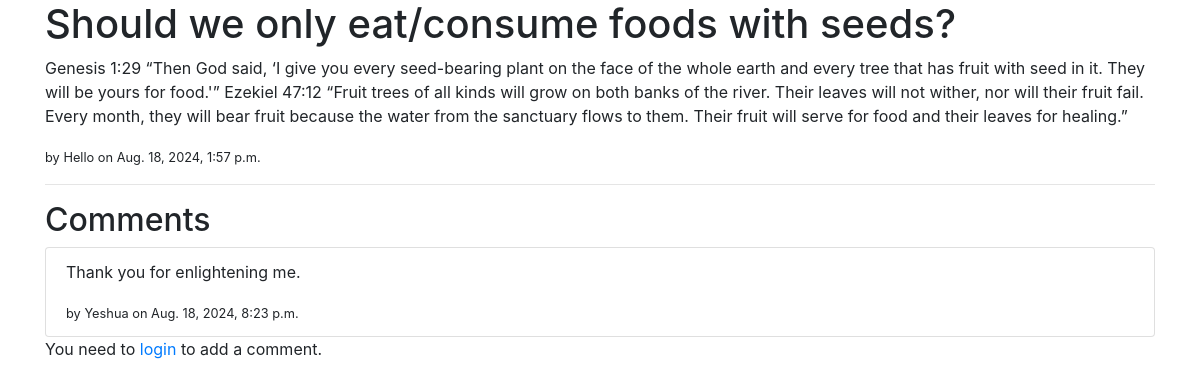
The app's page /article/4/ with its own data.
### blog/models.py (models this page shows, shortened)
class Article(models.Model):
    title = models.CharField(max_length=200)
    content = models.TextField()
    author = models.ForeignKey(User, on_delete=models.CASCADE)
    image = models.ImageField(upload_to='article_images/', null=True, blank=True)  # Added ImageField
    likes = models.ManyToManyField(User, related_name='liked_articles', blank=True)
    created_at = models.DateTimeField(auto_now_add=True)
    updated_at = models.DateTimeField(auto_now=True)

class Comment(models.Model):
    article = models.ForeignKey(Article, related_name='comments', on_delete=models.CASCADE)
    author = models.ForeignKey(User, on_delete=models.CASCADE)
    content = models.TextField()
    created_at = models.DateTimeField(auto_now_add=True)

### blog/views.py (the view)
# urls.py: path('article/<int:pk>/', views.article_detail, name='article_detail'),
def article_detail(request, pk):
    article = get_object_or_404(Article, pk=pk)
    comments = article.comments.all()
    if request.method == 'POST':
        form = CommentForm(request.POST)
        if form.is_valid():
            comment = form.save(commit=False)
            comment.article = article
            comment.author = request.user
            comment.save()
            messages.success(request, "Comment added successfully.")
            return redirect('article_detail', pk=pk)
    else:
        form = CommentForm()
    return render(request, 'blog/article_detail.html', {
        'article': article,
        'comments': comments,
        'form': form
    })

### blog/blog/templates/blog/article_detail.html (shortened to what this page needs)
{% extends 'base.html' %}
{% block content %}
<h1>{{ article.title }}</h1>
<p>{{ article.content }}</p>
<p><small>by {{ article.author }} on {{ article.created_at }}</small></p>
<hr>
<h2>Comments</h2>
<div class="list-group">
    {% for comment in comments %}
        <div class="list-group-item">
            <p>{{ comment.content }}</p>
            <small>by {{ comment.author }} on {{ comment.created_at }}</small>
        </div>
    {% endfor %}
</div>
{% if user.is_authenticated %}
    <form action="" method="post">
        {% csrf_token %}
        {{ form.as_p }}
        <button type="submit" class="btn btn-primary">Add Comment</button>
    </form>
{% else %}
    <p>You need to <a href="{% url 'login' %}">login</a> to add a comment.</p>
{% endif %}
{% endblock %}

### records on screen
Article: title "Should we only eat/consume foods with seeds?", content "Genesis 1:29 “Then God said, ‘I give you every seed-bearing plant on the face of the whole earth and every tree that has fruit with seed in it. They will be yours for food.'” Ezekiel 47:12 “Fruit trees of all kinds will grow on both banks of the river. Their leaves will not wither, nor will their fruit fail. Every month, they will bear fruit because the water from the sanctuary flows to them. Their fruit will serve for food and their leaves for healing.”", author "Hello", created_at "Aug. 18, 2024, 1:57 p.m."
Comment: content "Thank you for enlightening me.", author "Yeshua", created_at "Aug. 18, 2024, 8:23 p.m."
